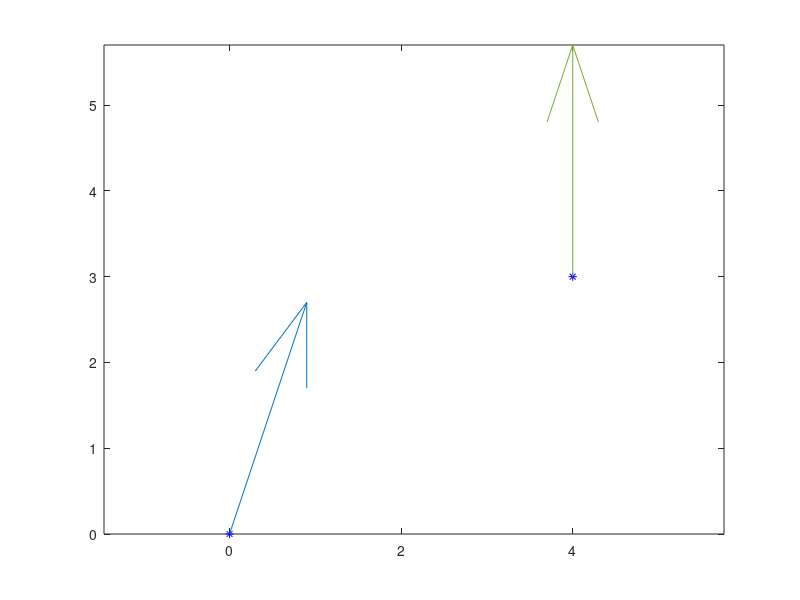

This figure's MATLAB source: (Note: this script raises an error after producing the figure.)
clear
px = [0 4]; py = [0,  3];
vx = [1, 0]; vy = [3, 3];
plot (px, py, 'b*');
axis equal; hold on;
quiver (px(1), py(1), vx(1), vy(1));
quiver (px(2), py(2), vx(2), vy(2));
syms a3 a2 a1 a0 t
x(t) = a3*t^3 + a2*t^2 + a1*t +a0;
xd(t) = diff(x, t);
t1 = 0; t2 = 1;
ex = [x(t1) == px(1),...
    x(t2) == px(2),...
    xd(t1) == vx(1),...
    xd(t2) == vx(2)]
mx = solve(ex, [a3 a2 a1 a0])
cx(t) = subs(x, [a3 a2 a1 a0], [mx.a3 mx.a2 mx.a1 mx.a0])
syms b3 b2 b1 b0 
y(t) = b3*t^3 + b2*t^2 + b1*t +b0;
yd(t) = diff(y, t);
ey = [y(t1) == py(1),...
    y(t2) == py(2),...
    yd(t1) == vy(1),...
    yd(t2) == vy(2)]
my = solve(ey, [b3 b2 b1 b0])
cy(t) = subs(y, [b3 b2 b1 b0], [my.b3 my.b2 my.b1 my.b0])
fplot(cx, cy, [t1 t2], 'r')

%csatlakozás
rx = [px(2), 8];
ry = [py(2), 4];
ux = [vx(2), 1];
uy = [vy(2), -4];
plot(rx, ry, '*');
quiver(rx(1), ry(1), ux(1), uy(1));
quiver(rx(2), ry(2), ux(2), uy(2));
t3=-1; t4=1;
ex = [x(t3) == rx(1),...
    x(t4) == rx(2),...
    xd(t3) == ux(1),...
    xd(t4) == ux(2)]
mx = solve(ex, [a3 a2 a1 a0])
dx(t) = subs(x, [a3 a2 a1 a0], [mx.a3 mx.a2 mx.a1 mx.a0])
ey = [y(t3) == ry(1),...
    y(t4) == ry(2),...
    yd(t3) == uy(1),...
    yd(t4) == uy(2)]
my = solve(ey, [b3 b2 b1 b0])
dy(t) = subs(y, [b3 b2 b1 b0], [my.b3 my.b2 my.b1 my.b0])
fplot(dx, dy, [t3 t4], 'b')